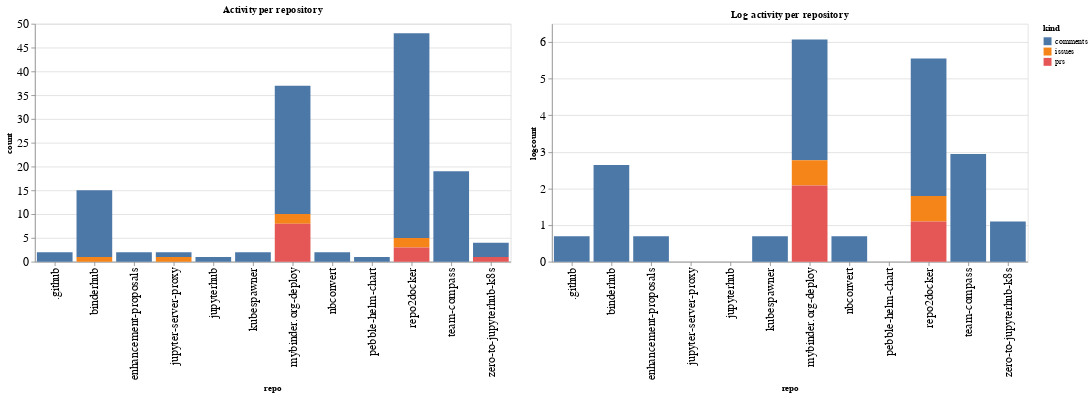

The code cell stored with this chart in its notebook:
### Code cell
ch1 = alt.Chart(repo_summaries, width=600, title="Activity per repository").mark_bar().encode(
    x='repo',
    y='count',
    color='kind',
    tooltip="kind"
)

ch2 = alt.Chart(repo_summaries, width=600, title="Log activity per repository").mark_bar().encode(
    x='repo',
    y='logcount',
    color='kind',
    tooltip="kind"
)

ch1 | ch2

### Figure 1 — Vega-Lite specification as saved in the notebook (floating-point values rounded to 4 significant figures)
{"config": {"axisLeft": {"labelFontSize": 15}, "axisBottom": {"labelFontSize": 15}}, "hconcat": [{"mark": "bar", "encoding": {"color": {"type": "nominal", "field": "kind"}, "tooltip": {"type": "nominal", "field": "kind"}, "x": {"type": "nominal", "field": "repo"}, "y": {"type": "quantitative", "field": "count"}}, "title": "Activity per repository", "width": 600}, {"mark": "bar", "encoding": {"color": {"type": "nominal", "field": "kind"}, "tooltip": {"type": "nominal", "field": "kind"}, "x": {"type": "nominal", "field": "repo"}, "y": {"type": "quantitative", "field": "logcount"}}, "title": "Log activity per repository", "width": 600}], "data": {"name": "data-6124fcadc5e6bd44cdf76f2591be7660"}, "$schema": "https://vega.github.io/schema/vega-lite/v4.8.1.json", "datasets": {"data-6124fcadc5e6bd44cdf76f2591be7660": [{"repo": ".github", "kind": "comments", "count": 2, "logcount": 0.6931}, {"repo": "binderhub", "kind": "comments", "count": 14, "logcount": 2.639}, {"repo": "binderhub", "kind": "issues", "count": 1, "logcount": 0.0}, {"repo": "enhancement-proposals", "kind": "comments", "count": 2, "logcount": 0.6931}, {"repo": "jupyter-server-proxy", "kind": "comments", "count": 1, "logcount": 0.0}, {"repo": "jupyter-server-proxy", "kind": "issues", "count": 1, "logcount": 0.0}, {"repo": "jupyterhub", "kind": "comments", "count": 1, "logcount": 0.0}, {"repo": "kubespawner", "kind": "comments", "count": 2, "logcount": 0.6931}, {"repo": "mybinder.org-deploy", "kind": "comments", "count": 27, "logcount": 3.296}, {"repo": "mybinder.org-deploy", "kind": "issues", "count": 2, "logcount": 0.6931}, {"repo": "mybinder.org-deploy", "kind": "prs", "count": 8, "logcount": 2.079}, {"repo": "nbconvert", "kind": "comments", "count": 2, "logcount": 0.6931}, {"repo": "pebble-helm-chart", "kind": "comments", "count": 1, "logcount": 0.0}, {"repo": "repo2docker", "kind": "comments", "count": 43, "logcount": 3.761}, {"repo": "repo2docker", "kind": "issues", "count": 2, "logcount": 0.6931}, {"repo": "repo2docker", "kind": "prs", "count": 3, "logcount": 1.099}, {"repo": "team-compass", "kind": "comments", "count": 19, "logcount": 2.944}, {"repo": "zero-to-jupyterhub-k8s", "kind": "comments", "count": 3, "logcount": 1.099}, {"repo": "zero-to-jupyterhub-k8s", "kind": "prs", "count": 1, "logcount": 0.0}]}}
